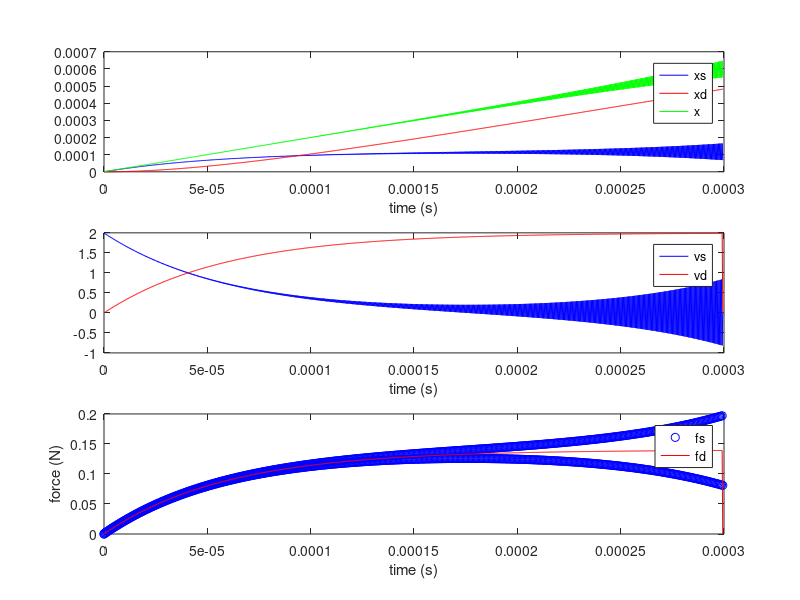
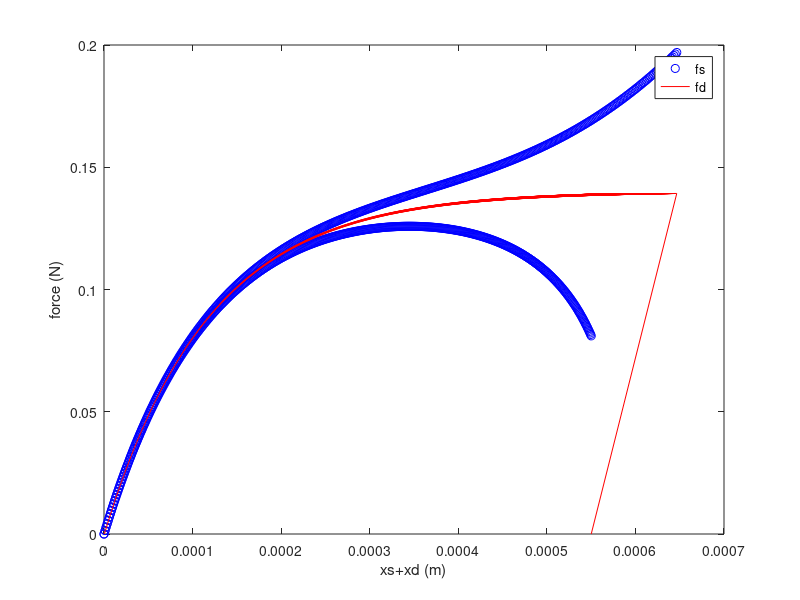

These figures' MATLAB source, in order:
close all;
clear all;

m = 4.8e-7;
k = 1190;
c = 0.07; % 0.07 is nice
dt = 3e-7;
restLength = 0.003;

N = 1000;

t = zeros(N,1);
I = ones(size(t));

vel = 2;       % m/s double of the vel in SoftTissue
dir = 1;        % start with stretching

pos = restLength*I;
xs = 0*I;
vs = 0*I;
xd = 0*I;
vd = 0*I;

xs(1) = 0;
xd(1) = 0;
pos(1) = 0;
xs(2) = 0;
xd(2) = 0;
pos(2) = 0;
vs(1) = vel;

f = 0*I;
strain = 0*I;

strainMax = 5;

for i = 2:N-1
    
    t(i+1) = (i-1)*dt;
    pos(i+1) = pos(i) + vel*dir*dt;
    xs(i+1) = vel*2*dt-(k/c)*xs(i)*2*dt+xs(i-1);
    xd(i+1) = (k/c)*pos(i)*2*dt-(k/c)*xd(i)*2*dt+xd(i-1);
    
    vs(i) = (xs(i+1)-xs(i-1))/(2*dt);
    vd(i) = (xd(i+1)-xd(i-1))/(2*dt);

end

fs = k*xs;
fd = c*vd;

figure('Position',[0,0,500,700]);
subplot(3,1,1);
plot(t,xs,'-b'); hold on
plot(t,xd,'-r'); hold on
plot(t,xd+xs,'-g');
legend('xs','xd','x');
xlabel('time (s)');

subplot(3,1,2);
plot(t,vs,'-b'); hold on
plot(t,vd,'-r');
xlabel('time (s)');
% ylabel('velocity (m/s)');
legend('vs','vd');

subplot(3,1,3);
plot(t,fs,'ob'); hold on;
plot(t,fd,'-r');
xlabel('time (s)');
ylabel('force (N)');
legend('fs','fd');


figure('Position',[520,0,500,700]);
plot(xs+xd,fs,'ob'); hold on;
plot(xs+xd,fd,'-r');
xlabel('xs+xd (m)');
ylabel('force (N)');
legend('fs','fd');
%output = exactspringdash(0);